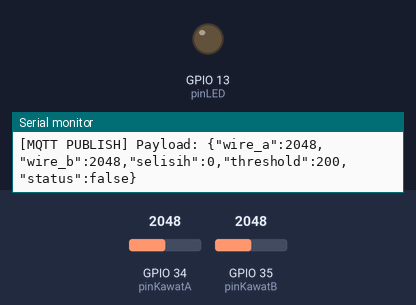
This sketch was run on a simulated ESP32. Shown: output pins drawn as LEDs (lit = HIGH), the last lines printed to the serial monitor. Inputs (shaded band) come from the test bench; at power-on: GPIO 34 (pinKawatA) = 2048, GPIO 35 (pinKawatB) = 2048 (analog values on the 0–4095 scale). WiFi joins after 1.5 s; servers stay silent unless stated; random numbers use the default seed unless the sketch sets one; no MQTT or app messages arrive unless stated.

Above: at 3.7 s.
3.8 s: GPIO 34 (pinKawatA) set to 2196
5.7 s: GPIO 34 (pinKawatA) set to 2321
At 7.2 s:
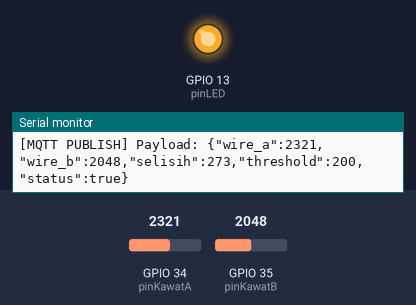
Timing chart, 0 to 8.7 s (numbered marks = the images above; inputs shaded):
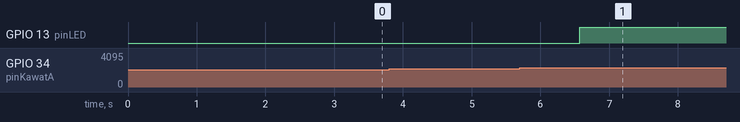

The sketch:

main.ino
```cpp
// ====================================================================
// PROJECT: QUANTUM EQUILIBRIUM
// DESCRIPTION: 1-Second Wire Difference Check & 1-Second MQTT JSON Publisher
//              With 5-Second Auto-Extendable LED Indicator
//              Conditions Updated: Added "selisih" to Serial & MQTT Payload
// ====================================================================

#include <WiFi.h>
#include <PubSubClient.h>

// Pin Configuration
const int pinLED    = 13; // LED connected to D13
const int pinKawatA = 34; // Wire A connected to D34
const int pinKawatB = 35; // Wire B connected to D35

// WiFi Configurations
const char* ssid     = "PutriTunggal";
const char* password = "uu311009";

// MQTT Configurations
const char* mqttServer = "192.168.100.35";
const int mqttPort     = 1883;
const char* mqttTopic  = "monitoring/wire";

WiFiClient espClient;
PubSubClient client(espClient);

// Timing variables (using non-blocking millis)
unsigned long lastCheckTime = 0;   // For checking difference every 1 second
unsigned long lastPublishTime = 0; // For publishing to MQTT every 1 second
unsigned long ledStartTime = 0;    // Timestamp when the LED was activated/re-triggered

const int thresholdVal = 200;      // Threshold value set to 200 (more sensitive to fire)
bool isLedActive = false;

// Global values to hold latest measurements for MQTT publication
int latestNilaiA = 0;
int latestNilaiB = 0;
int latestSelisih = 0; // Variabel baru untuk menyimpan nilai selisih terakhir

void setupWifi() {
  delay(10);
  Serial.println();
  Serial.print("Connecting to WiFi: ");
  Serial.println(ssid);

  WiFi.begin(ssid, password);

  int attempts = 0;
  while (WiFi.status() != WL_CONNECTED && attempts < 20) {
    delay(500);
    Serial.print(".");
    attempts++;
  }

  if (WiFi.status() == WL_CONNECTED) {
    Serial.println("");
    Serial.println("WiFi Connected!");
    Serial.print("IP Address: ");
    Serial.println(WiFi.localIP());
  } else {
    Serial.println("\nWiFi Connection Failed. Proceeding (will retry in loop)...");
  }
}

void reconnectMQTT() {
  while (!client.connected()) {
    Serial.print("Attempting MQTT connection...");
    String clientId = "ESP32Client-";
    clientId += String(random(0xffff), HEX);

    if (client.connect(clientId.c_str())) {
      Serial.println("connected");
    } else {
      Serial.print("failed, rc=");
      Serial.print(client.state());
      Serial.println(" try again in 5 seconds");
      delay(5000);
    }
  }
}

void setup() {
  Serial.begin(115200);
  delay(1000);

  pinMode(pinLED, OUTPUT);
  digitalWrite(pinLED, LOW);
  analogReadResolution(12); // ADC Resolution 0 - 4095

  Serial.println("=========================================");
  Serial.println("     PROJECT: QUANTUM EQUILIBRIUM        ");
  Serial.println("=========================================");

  setupWifi();
  client.setServer(mqttServer, mqttPort);

  Serial.println("Monitoring Started (1s check, 1s publish)...\n");
}

void loop() {
  // 1. Maintain WiFi & MQTT connections
  if (WiFi.status() != WL_CONNECTED) {
    WiFi.begin(ssid, password);
  }

  if (!client.connected()) {
    reconnectMQTT();
  }
  client.loop();

  unsigned long currentMillis = millis();

  // 2. Perform difference checks EVERY 1 SECOND
  if (currentMillis - lastCheckTime >= 1000) {
    lastCheckTime = currentMillis;

    // Read analog values from Wires
    latestNilaiA = analogRead(pinKawatA);
    latestNilaiB = analogRead(pinKawatB);

    // Calculate absolute difference dan simpan ke variabel global
    latestSelisih = abs(latestNilaiA - latestNilaiB);
    bool overThreshold = (latestSelisih > thresholdVal);

    // Printout nilai Kawat A, Kawat B, dan NILAI SELISIH ke Serial Monitor
    Serial.print("[CHECK] Wire A: "); Serial.print(latestNilaiA);
    Serial.print(" | Wire B: "); Serial.print(latestNilaiB);
    Serial.print(" | Selisih: "); Serial.print(latestSelisih);
    Serial.print(" | LED State: "); Serial.println(isLedActive ? "ON" : "OFF");

    // Kondisi Abaikan: Jika kedua kawat bernilai 4095 atau bernilai 0
    if (latestNilaiA == 4095 && latestNilaiB == 4095) {
      Serial.println("--> Both wires read 4095. Ignoring LED alert trigger.");
    } else if (latestNilaiA == 0 && latestNilaiB == 0) {
      Serial.println("--> Both wires read 0. Ignoring LED alert trigger.");
    }
    // Lampu akan menyala/tetap menyala jika selisih > 200
    else if (overThreshold) {
      digitalWrite(pinLED, HIGH);
      isLedActive = true;
      ledStartTime = currentMillis;
      Serial.print("--> Selisih melebihi 200 (");
      Serial.print(latestSelisih);
      Serial.println(")! LED turned ON (Timer set for 5s).");
    }
  }

  // 3. LED Timeout check (Turn OFF after 5 seconds of inactivity)
  if (isLedActive && (currentMillis - ledStartTime >= 5000)) {
    digitalWrite(pinLED, LOW);
    isLedActive = false;
    Serial.println("--> 5-second LED duration expired. LED turned OFF.");
  }

  // 4. Publish to MQTT EVERY 1 SECOND
  if (currentMillis - lastPublishTime >= 1000) {
    lastPublishTime = currentMillis;

    // Kondisi Abaikan MQTT
    if (latestNilaiA == 4095 && latestNilaiB == 4095) {
      Serial.println("[MQTT SKIP] Wire A and Wire B are both 4095. Skipping publication.");
    }
    else if (latestNilaiA == 0 && latestNilaiB == 0) {
      Serial.println("[MQTT SKIP] Wire A and Wire B are both 0. Skipping publication.");
    }
    else if (latestNilaiA > 0 && latestNilaiB > 0) {
      // Build JSON payload dengan menambahkan data "selisih"
      String payload = "{";
      payload += "\"wire_a\":" + String(latestNilaiA) + ",";
      payload += "\"wire_b\":" + String(latestNilaiB) + ",";
      payload += "\"selisih\":" + String(latestSelisih) + ","; // Memasukkan nilai selisih ke JSON
      payload += "\"threshold\":" + String(thresholdVal) + ",";
      payload += "\"status\":" + String(isLedActive ? "true" : "false");
      payload += "}";

      Serial.print("[MQTT PUBLISH] Payload: ");
      Serial.println(payload);
      client.publish(mqttTopic, payload.c_str());
    }
    else {
      Serial.print("[MQTT SKIP] One of the wires is 0 (Wire A: ");
      Serial.print(latestNilaiA);
      Serial.print(", Wire B: ");
      Serial.print(latestNilaiB);
      Serial.println("). Skipping publication.");
    }
  }
}
```

Measured:
- the behaviour switches between 2248 and 2249 on GPIO 34 (pinKawatA) (found by bisection; images 0 and 1)
- after the input at 5.7 s, GPIO 13 (pinLED): LOW → HIGH after 0.87 s
